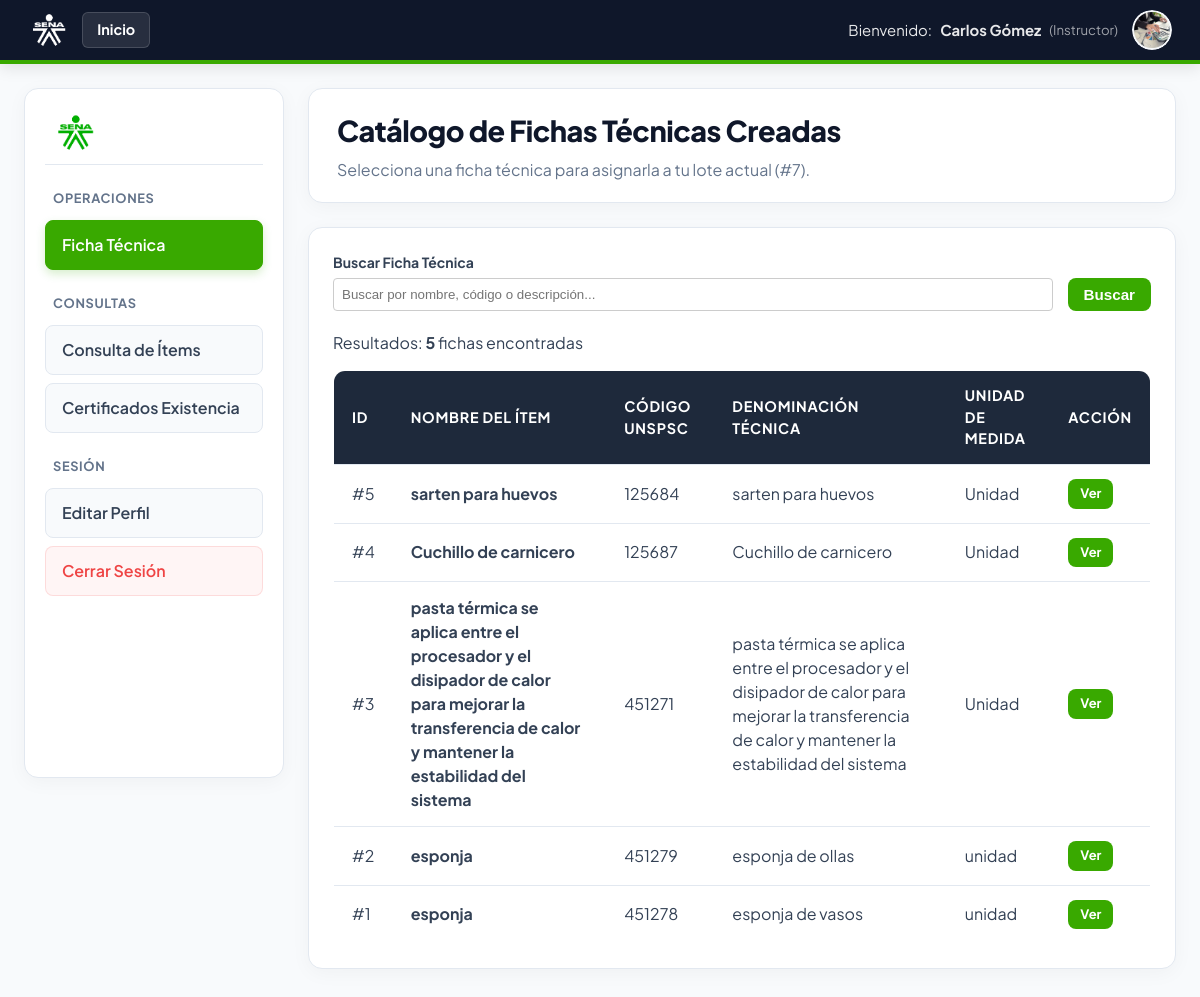
The app's page /instructor/fichas_tecnicas_creadas.php?lote=7 (signed in) with its own data.
### tables this page shows
CREATE TABLE `ficha_tecnica` (
  `ID_FICHA_TECNICA` int(11) NOT NULL,
  `ID_MATRIZ_ITEM` int(11) DEFAULT NULL,
  `NOMBRE_ITEM` varchar(150) NOT NULL,
  `CODIGO_UNSPSC_FK` varchar(20) DEFAULT NULL,
  `DENOMINACION_TECNICA_BIEN` text NOT NULL,
  `UNIDAD_MEDIDA` varchar(50) NOT NULL,
  `CANTIDAD` int(255) NOT NULL,
  `DESCRIPCION_GENERAL` text DEFAULT NULL,
  `COMENTARIOS` text DEFAULT NULL,
  `IMAGEN` varchar(255) DEFAULT NULL,
  `FECHA_EMISION` timestamp NOT NULL DEFAULT current_timestamp()
);

### instructor/fichas_tecnicas_creadas.php (the view, shortened to what this page needs)
<?php
require_once '../conexion.php';
$usuarioId = intval($_SESSION['usuario_id']);
$idLote = isset($_GET['lote']) ? intval($_GET['lote']) : 0;
$photoPath = null;
foreach (['jpg','jpeg','png','webp'] as $ext) {
    $candidate = __DIR__ . '/../uploads/profiles/' . $usuarioId . '.' . $ext;
    if (file_exists($candidate)) {
        $photoPath = '../uploads/profiles/' . $usuarioId . '.' . $ext;
        break;
    }
}
$busqueda = isset($_GET['q']) ? trim($_GET['q']) : '';
$sql = "SELECT * FROM ficha_tecnica";
$params = [];
$sql .= " ORDER BY ID_FICHA_TECNICA DESC";
$stmt = $pdo->prepare($sql);
$stmt->execute($params);
$fichas = $stmt->fetchAll();
$total = count($fichas);
?>
<!DOCTYPE html>
<html lang="es">
<head>
    <link rel="stylesheet" href="../estilos.css">
</head>
<body>
<header class="dashboard-header">
    <div class="header-brand" style="display: flex; align-items: center; gap: 15px;">
        <img src="../imagenes/sena-logo.png" alt="SENA">
        <a href="index.php" class="btn-inicio-nav">Inicio</a>
    </div>
    <div class="header-user">
        <div class="header-user-text">
            Bienvenido: <strong><?= htmlspecialchars($_SESSION['usuario_nombre']) ?></strong>
            <span class="header-user-role">(<?= htmlspecialchars($_SESSION['rol_nombre']) ?>)</span>
        </div>
        <a href="instructor_profile.php" class="header-avatar-link" title="Editar perfil">
            <?php if ($photoPath): ?>
                <img src="<?= htmlspecialchars($photoPath) ?>" alt="Foto perfil" class="header-avatar">
            <?php else: ?>
                <div class="header-avatar"><?= strtoupper(substr($_SESSION['usuario_nombre'], 0, 1)) ?></div>
            <?php endif; ?>
        </a>
    </div>
</header>
<div class="dashboard-page">
    <aside class="dashboard-sidebar">
        <div class="sidebar-logo">
            <img src="../imagenes/sena-logo.png" alt="SENA">
        </div>
        <div class="sidebar-group">
            <h4>Operaciones</h4>
            <a href="crear_ficha_tecnica.php" class="sidebar-link sidebar-link--primary">Ficha Técnica</a>
        </div>
        <div class="sidebar-group">
            <h4>Consultas</h4>
            <a href="matriz_consulta.php" class="sidebar-link">Consulta de Ítems</a>
            <a href="certificado_existencia.php" class="sidebar-link">Certificados Existencia</a>
        </div>
        <div class="sidebar-group sidebar-group--session">
            <h4>Sesión</h4>
            <a href="instructor_profile.php" class="sidebar-link">Editar Perfil</a>
            <a href="../logout.php" class="sidebar-link sidebar-link--logout">Cerrar Sesión</a>
        </div>
    </aside>
    <main class="dashboard-main">
        <div class="dashboard-topbar">
            <div>
                <h2>Catálogo de Fichas Técnicas Creadas</h2>
                <p class="dashboard-subtitle">Selecciona una ficha técnica para asignarla a tu lote actual (#<?= $idLote ?>).</p>
            </div>
        </div>
        <div class="panel-card">
            <form method="GET" action="fichas_tecnicas_creadas.php" id="form-busqueda" style="margin-bottom: 20px;">
                <div class="search-bar" style="display: flex; gap: 15px; align-items: flex-end;">
                    <div class="field-group" style="flex: 1; display: flex; flex-direction: column;">
                        <label for="q" style="font-weight: bold; margin-bottom: 5px; font-size: 14px;">Buscar Ficha Técnica</label>
                        <input
                            type="text"
                            id="q"
                            name="q"
                            class="search-input"
                            placeholder="Buscar por nombre, código o descripción..."
                            value="<?= htmlspecialchars($busqueda) ?>"
                            style="padding: 8px; border: 1px solid #ccc; border-radius: 4px;"
                            autocomplete="off"
                        >
                    </div>
                    <button type="submit" class="btn btn-sena" style="padding: 8px 16px;">Buscar</button>
                </div>
            </form>
            <div class="results-meta" style="margin: 15px 0;">
                <span>Resultados: </span><strong><?= $total ?></strong> ficha<?= $total !== 1 ? 's' : '' ?> encontrada<?= $total !== 1 ? 's' : '' ?>
            </div>
            <table style="width: 100%; border-collapse: collapse; margin-top: 15px;">
                <thead>
                    <tr>
                        <th>ID</th>
                        <th>Nombre del Ítem</th>
                        <th>Código UNSPSC</th>
                        <th>Denominación Técnica</th>
                        <th>Unidad de Medida</th>
                        <th>Acción</th>
                    </tr>
                </thead>
                <tbody>
                    <?php if (empty($fichas)): ?>
                        <tr>
                            <td colspan="6" style="text-align: center; padding: 20px;">No hay fichas técnicas registradas.</td>
                        </tr>
                    <?php else: ?>
                        <?php foreach ($fichas as $f): ?>
                            <tr>
                                <td>#<?= htmlspecialchars($f['ID_FICHA_TECNICA']) ?></td>
                                <td><strong><?= htmlspecialchars($f['NOMBRE_ITEM']) ?></strong></td>
                                <td><?= htmlspecialchars($f['CODIGO_UNSPSC_FK']) ?></td>
                                <td><?= htmlspecialchars($f['DENOMINACION_TECNICA_BIEN']) ?></td>
                                <td><?= htmlspecialchars($f['UNIDAD_MEDIDA']) ?></td>
                                <td>
                                    <a href="ver_ficha_tecnica.php?id=<?= htmlspecialchars($f['ID_FICHA_TECNICA']) ?>&lote=<?= htmlspecialchars($idLote) ?>" class="btn btn-sena" style="padding: 5px 12px; font-size: 13px; text-decoration: none;">Ver</a>
                                </td>
                            </tr>
                        <?php endforeach; ?>
                    <?php endif; ?>
                </tbody>
            </table>
        </div>
    </main>
</div>
</body>
</html>

### records on screen
ficha_tecnica: ID_FICHA_TECNICA "5", NOMBRE_ITEM "sarten para huevos", CODIGO_UNSPSC_FK "125684", DENOMINACION_TECNICA_BIEN "sarten para huevos", UNIDAD_MEDIDA "Unidad"
ficha_tecnica: ID_FICHA_TECNICA "4", NOMBRE_ITEM "Cuchillo de carnicero", CODIGO_UNSPSC_FK "125687", DENOMINACION_TECNICA_BIEN "Cuchillo de carnicero", UNIDAD_MEDIDA "Unidad"
ficha_tecnica: ID_FICHA_TECNICA "3", NOMBRE_ITEM "pasta térmica se aplica entre el procesador y el disipador de calor para mejorar la transferencia de calor y mantener la estabilidad del sistema", CODIGO_UNSPSC_FK "451271", DENOMINACION_TECNICA_BIEN "pasta térmica se aplica entre el procesador y el disipador de calor para mejorar la transferencia de calor y mantener la estabilidad del sistema", UNIDAD_MEDIDA "Unidad"
ficha_tecnica: ID_FICHA_TECNICA "2", NOMBRE_ITEM "esponja", CODIGO_UNSPSC_FK "451279", DENOMINACION_TECNICA_BIEN "esponja de ollas", UNIDAD_MEDIDA "unidad"
ficha_tecnica: ID_FICHA_TECNICA "1", NOMBRE_ITEM "esponja", CODIGO_UNSPSC_FK "451278", DENOMINACION_TECNICA_BIEN "esponja de vasos", UNIDAD_MEDIDA "unidad"

### other values on screen
$_SESSION['usuario_nombre'] "Carlos Gómez"
$_SESSION['rol_nombre'] "Instructor"
$idLote "7"
$total "5"
